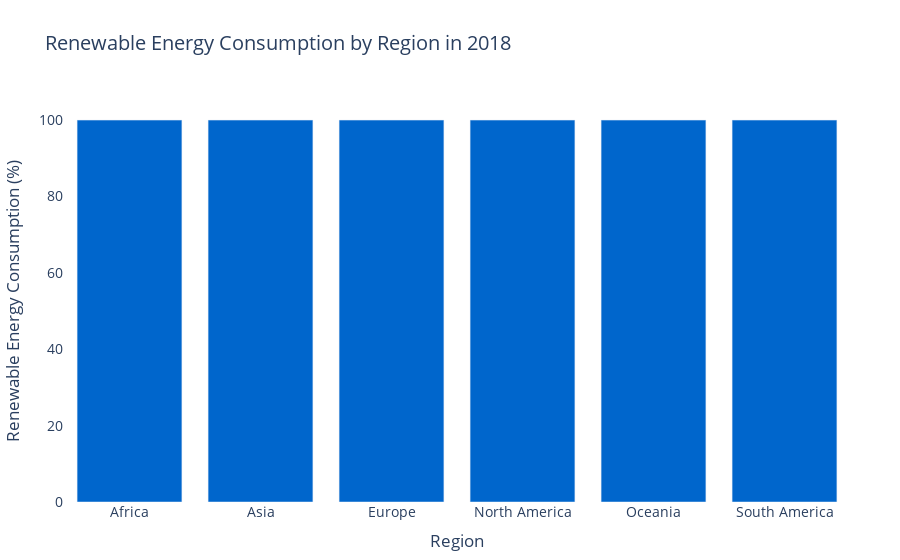

Notebook code cell kept with this figure:
### Code cell
#  Set colors for the different types of energy
colors = {'other_renewable_consumption': '#0066CC',
          'solar_consumption': '#FFD700',
          'wind_consumption': '#92C6FF',
          'hydro_consumption': '#003366',
          'biofuel_consumption': '#008000'}

# Create the stacked bar chart
fig = go.Figure(data=[go.Bar(
    x=df_2018_perc.index,
    y=df_2018_perc[col],
    name=col.split('_')[0].capitalize(),
    marker_color=colors[col],
    hovertemplate="<b>%{y:.2f}%</b> " + col.split('_')[0].capitalize() +" Consumption <extra></extra>"
) for col in df_2018_perc.columns])

# Update the layout
fig.update_layout(
    barmode='stack',
    title='Renewable Energy Consumption by Region in 2018',
    xaxis_title='Region',
    yaxis_title='Renewable Energy Consumption (%)',
    hovermode='closest',
    hoverlabel=dict(bgcolor="white", font_size=16),
    legend=dict(
        title='Energy Type',
        font=dict(size=14),
        orientation='h',
        yanchor='bottom',
        y=1.02,
        xanchor='right',
        x=1
    ),
    margin=dict(l=50, r=50, t=100, b=50),
    plot_bgcolor='white',
    font=dict(size=14)
)

# Display the plot
fig.show()

### Figure 1 — Plotly figure (JSON) as saved in the notebook; plotly's stock layout.template omitted (floating-point values rounded to 4 significant figures)
{"data": [{"hovertemplate": "<b>%{y:.2f}%</b> Other Consumption <extra></extra>", "marker": {"color": "#0066CC"}, "name": "Other", "type": "bar", "x": ["Africa", "Asia", "Europe", "North America", "Oceania", "South America"], "y": [100, 100, 100, 100, 100, 100]}], "layout": {"barmode": "stack", "font": {"size": 14}, "hoverlabel": {"bgcolor": "white", "font": {"size": 16}}, "hovermode": "closest", "legend": {"font": {"size": 14}, "orientation": "h", "title": {"text": "Energy Type"}, "x": 1, "xanchor": "right", "y": 1.02, "yanchor": "bottom"}, "margin": {"b": 50, "l": 50, "r": 50, "t": 100}, "plot_bgcolor": "white", "title": {"text": "Renewable Energy Consumption by Region in 2018"}, "xaxis": {"title": {"text": "Region"}}, "yaxis": {"title": {"text": "Renewable Energy Consumption (%)"}}}}
